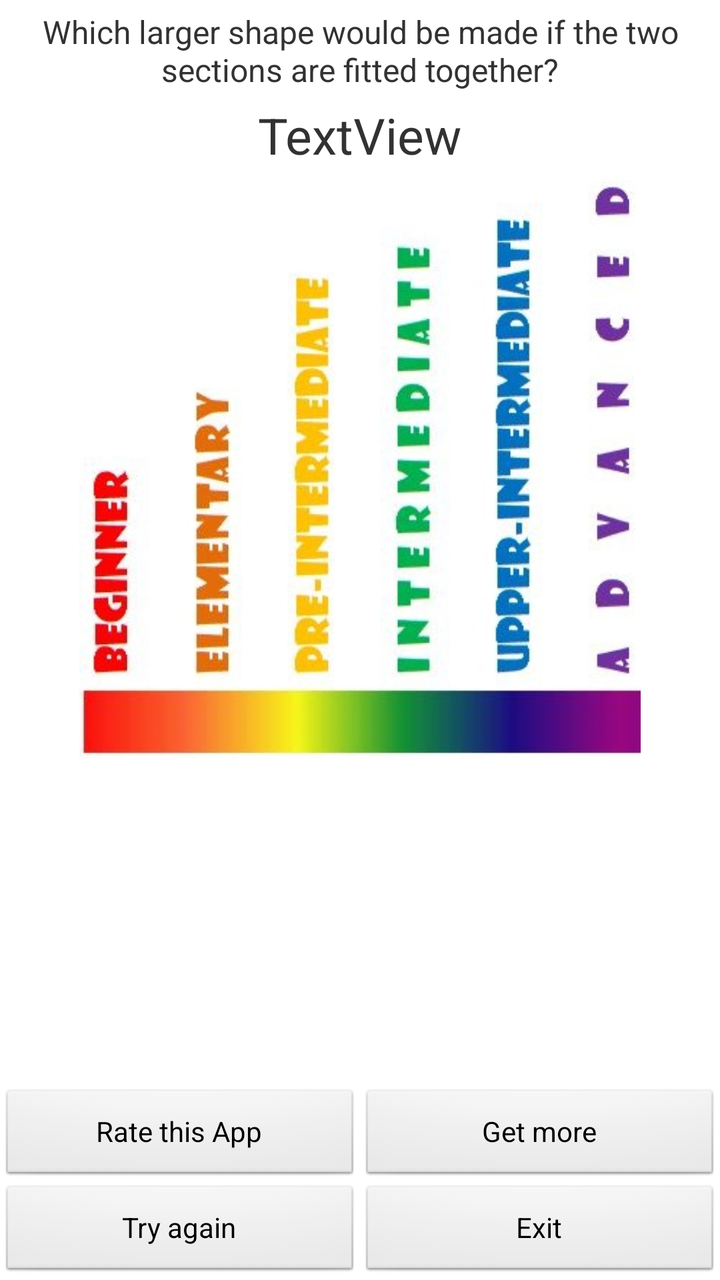
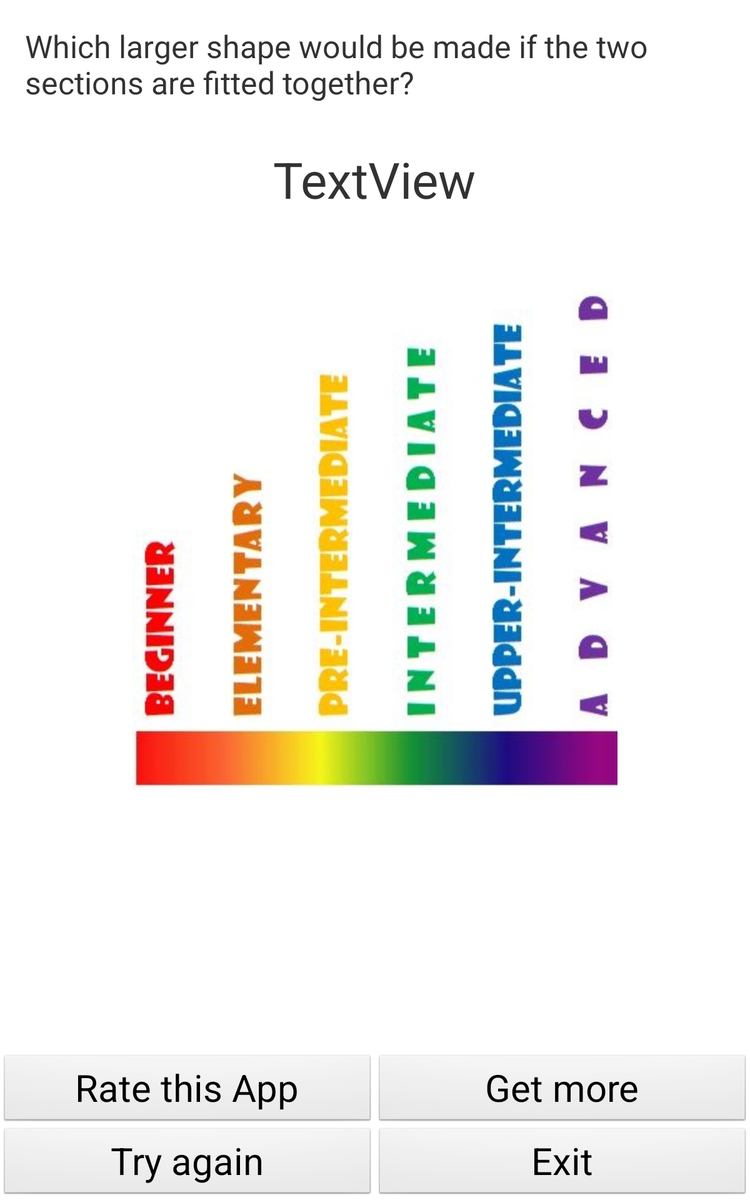

An Android layout and its configuration variant, each rendered on a device that would load it. The default file and the variant file are quoted in full after the pictures.
<!-- AndroidManifest.xml: application theme AppTheme -->
<!-- res/layout/activity_results.xml -->
<RelativeLayout xmlns:android="http://schemas.android.com/apk/res/android"
    xmlns:tools="http://schemas.android.com/tools"
    android:id="@+id/RelativeLayout1"
    android:layout_width="fill_parent"
    android:layout_height="fill_parent"
    tools:context=".Q1" >

    <TextView
        android:id="@+id/textView3"
        android:layout_width="wrap_content"
        android:layout_height="wrap_content"
        android:layout_alignLeft="@+id/imageView1"
        android:layout_alignTop="@+id/textView2"
        android:text="TextView"
        android:textSize="16sp"
        android:visibility="invisible" />

    <TextView
        android:id="@+id/textView1"
        android:layout_width="wrap_content"
        android:layout_height="wrap_content"
        android:layout_alignParentTop="true"
        android:layout_centerHorizontal="true"
        android:layout_margin="@dimen/base"
        android:gravity="center"
        android:text="@string/q1"
        android:textSize="16sp" />

    <TextView
        android:id="@+id/textView2"
        android:layout_width="wrap_content"
        android:layout_height="wrap_content"
        android:layout_below="@+id/textView1"
        android:layout_centerHorizontal="true"
        android:text="TextView"
        android:textSize="25sp" />

    <LinearLayout
        android:id="@+id/linearLayout1"
        android:layout_width="fill_parent"
        android:layout_height="wrap_content"
        android:layout_alignParentBottom="true"
        android:layout_alignParentLeft="true" >

        <Button
            android:id="@+id/retry"
            android:layout_width="fill_parent"
            android:layout_height="wrap_content"
            android:layout_weight="1"
            android:onClick="retry"
            android:text="Try again" />

        <Button
            android:id="@+id/exit"
            android:layout_width="fill_parent"
            android:layout_height="wrap_content"
            android:layout_weight="1"
            android:onClick="exit"
            android:text="Exit" />
    </LinearLayout>

    <LinearLayout
        android:layout_width="fill_parent"
        android:layout_height="wrap_content"
        android:layout_above="@+id/linearLayout1"
        android:layout_alignParentLeft="true" >

        <Button
            android:id="@+id/rate"
            android:layout_width="fill_parent"
            android:layout_height="wrap_content"
            android:layout_weight="1"
            android:onClick="rate"
            android:text="Rate this App" />

        <Button
            android:id="@+id/more"
            android:layout_width="fill_parent"
            android:layout_height="wrap_content"
            android:layout_weight="1"
            android:onClick="more"
            android:text="Get more" />
    </LinearLayout>

    <ImageView
        android:id="@+id/imageView1"
        android:layout_width="wrap_content"
        android:layout_height="290dp"
        android:layout_above="@id/LinearLayout"
        android:layout_alignParentBottom="false"
        android:layout_below="@id/textView2"
        android:layout_centerHorizontal="false"
        android:layout_margin="@dimen/base"
        android:src="@drawable/spectr" />

</RelativeLayout>
<!-- resources referenced by this layout -->
<resources>
  <dimen name="base">5dp</dimen>
  <!-- drawable spectr: jpg bitmap (drawable-mdpi, 46700 bytes) -->
  <string name="q1">Which larger shape would be made if the two sections are fitted together?</string>
  <style name="AppTheme" parent="AppBaseTheme">
          
      </style>
  <style name="AppBaseTheme" parent="android:Theme.Light">
          
      </style>
</resources>
<!-- res/layout-large/activity_results.xml (the repository's variant of the layout above) -->
<!-- drawn on a 7-inch tablet held upright -->
<RelativeLayout xmlns:android="http://schemas.android.com/apk/res/android"
    xmlns:tools="http://schemas.android.com/tools"
    android:id="@+id/RelativeLayout1"
    android:layout_width="fill_parent"
    android:layout_height="wrap_content"
    android:layout_gravity="bottom"
    tools:context=".Q1" >

    <TextView
        android:id="@+id/textView2"
        android:layout_width="wrap_content"
        android:layout_height="wrap_content"
        android:layout_below="@+id/textView1"
        android:layout_centerHorizontal="true"
        android:layout_marginTop="14dp"
        android:text="TextView"
        android:textSize="40sp" />

    <TextView
        android:id="@+id/textView1"
        android:layout_width="wrap_content"
        android:layout_height="wrap_content"
        android:layout_alignLeft="@+id/button1"
        android:layout_alignParentTop="true"
        android:layout_alignRight="@+id/button1"
        android:layout_centerHorizontal="true"
        android:layout_margin="10dp"
        android:layout_marginTop="22dp"
        android:padding="10dp"
        android:text="@string/q1"
        android:textSize="25sp" />

    <TextView
        android:id="@+id/textView3"
        android:layout_width="wrap_content"
        android:layout_height="wrap_content"
        android:layout_alignBottom="@+id/textView2"
        android:layout_alignLeft="@+id/textView1"
        android:padding="10dp"
        android:text="TextView"
        android:textSize="25sp"
        android:visibility="invisible" />

    <LinearLayout
        android:id="@+id/linearLayout1"
        android:layout_width="fill_parent"
        android:layout_height="wrap_content"
        android:layout_alignParentBottom="true" >

        <Button
            android:id="@+id/retry"
            android:layout_width="fill_parent"
            android:layout_height="wrap_content"
            android:layout_weight="1"
            android:onClick="retry"
            android:text="Try again"
            android:textSize="30sp" />

        <Button
            android:id="@+id/exit"
            android:layout_width="fill_parent"
            android:layout_height="wrap_content"
            android:layout_weight="1"
            android:onClick="exit"
            android:text="Exit"
            android:textSize="30sp" />

    </LinearLayout>

    <LinearLayout
        android:layout_width="fill_parent"
        android:layout_height="wrap_content"
        android:layout_above="@+id/linearLayout1"
        android:layout_alignParentLeft="true" >

        <Button
            android:id="@+id/rate"
            android:layout_width="fill_parent"
            android:layout_height="wrap_content"
            android:layout_weight="1"
            android:onClick="rate"
            android:text="Rate this App"
            android:textSize="30sp" />

        <Button
            android:id="@+id/more"
            android:layout_width="fill_parent"
            android:layout_height="wrap_content"
            android:layout_weight="1"
            android:onClick="more"
            android:text="Get more"
            android:textSize="30sp" />
    </LinearLayout>

    <ImageView
        android:id="@+id/imageView1"
        android:layout_width="wrap_content"
        android:layout_height="wrap_content"
        android:layout_below="@+id/textView2"
        android:layout_centerHorizontal="true"
        android:layout_marginTop="61dp"
        android:src="@drawable/spectr" />

</RelativeLayout>
<!-- resources referenced by the variant -->
<!-- as a 7-inch tablet held upright resolves them -->
<resources>
  <!-- drawable spectr: jpg bitmap (drawable-mdpi, 46700 bytes) -->
  <string name="q1">Which larger shape would be made if the two sections are fitted together?</string>
  <style name="AppTheme" parent="AppBaseTheme">
          
      </style>
  <style name="AppBaseTheme" parent="android:Theme.Light">
          
      </style>
</resources>
